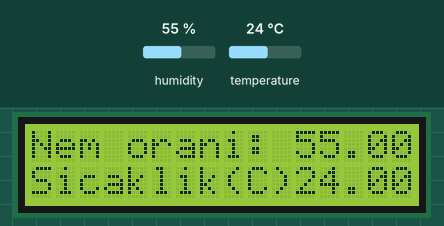
This sketch was run on a simulated Arduino Uno, built with avr-gcc and run on an emulated ATmega328P. On the bench: 16×2 character LCD. The inputs (shaded band) are chosen by the test bench; at power-on: humidity 55 %, temperature 24 °C.

Above: at 1.2 s.
1.3 s: humidity set to 22 %
At 11.1 s:
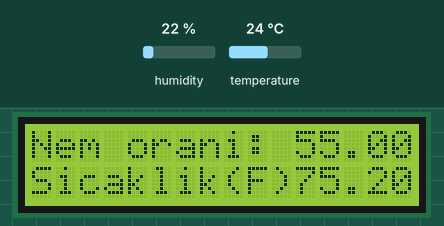
At 21.0 s:
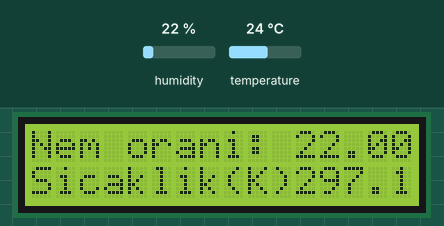
Timing chart, 0 to 21.3 s (numbered marks = the images above; inputs shaded):
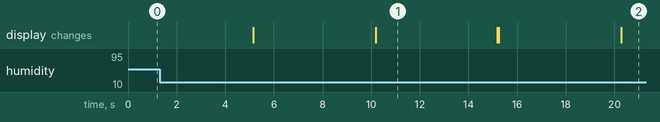

Measured:
- what the display in image 1 shows lasts 5.0 s, from 10.2 s to 15.2 s

The sketch:

program-seti-3.ino
```cpp
const int DHT11_pin=2;
#include <LiquidCrystal_I2C.h>
#include <dht11.h>
LiquidCrystal_I2C  lcd(0x27,16,2);
dht11 DHT11;


void setup()
{
  lcd.begin ();

}
void loop()
{
  int chk = DHT11.read(DHT11_pin);
  lcd.print("Nem orani: ");
  lcd.print((float)DHT11.humidity, 2);
  lcd.setCursor (0,1);
  lcd.print("Sicaklik(C)");
  lcd.print((float)DHT11.temperature, 2);
  delay(5000);
  lcd.clear();
  lcd.setCursor(0,0);
  lcd.print("Nem orani: ");
  lcd.print((float)DHT11.humidity, 2);
  lcd.setCursor (0,1);
  lcd.print("Sicaklik(K)");
  lcd.print((float)DHT11.kelvin(), 2);
  delay(5000);
  lcd.clear();
  lcd.setCursor(0,0);
  lcd.print("Nem orani: ");
  lcd.print((float)DHT11.humidity, 2);
  lcd.setCursor (0,1);
  lcd.print("Sicaklik(F)");
  lcd.print((float)DHT11.fahrenheit(), 2);
  delay(5000);
  lcd.clear();

 }
```
